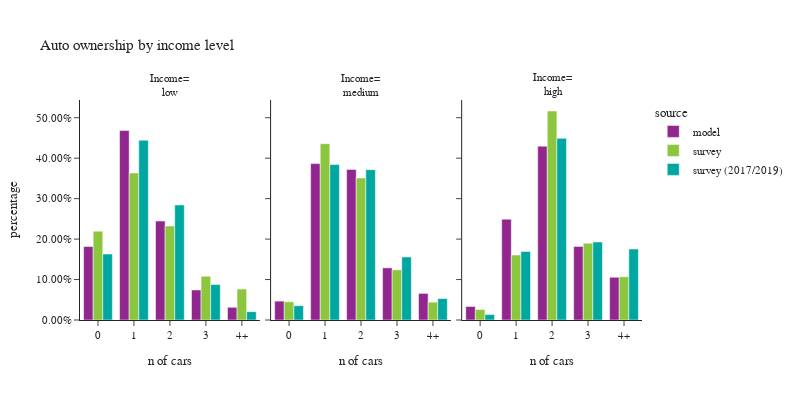

Notebook code cell kept with this figure:
### Code cell
plot_auto(hh,'hhincome_4group','income level', 'Income')

### Figure 1 — Plotly figure (JSON) as saved in the notebook; plotly's stock layout.template omitted (floating-point values rounded to 4 significant figures)
{"data": [{"alignmentgroup": "True", "customdata": [[78803], [203239], [106206], [32256], [13551]], "hovertemplate": "source=model<br>hhincome_4group=low<br>auto_ownership_simple=%{x}<br>percentage=%{y}<br>sample count=%{customdata[0]}<extra></extra>", "legendgroup": "model", "marker": {"color": "#91268F", "pattern": {"shape": ""}}, "name": "model", "offsetgroup": "model", "orientation": "v", "showlegend": true, "textposition": "auto", "type": "bar", "x": ["0", "1", "2", "3", "4+"], "xaxis": "x", "y": [0.1816, 0.4682, 0.2447, 0.07431, 0.03122], "yaxis": "y"}, {"alignmentgroup": "True", "customdata": [[20264], [167794], [161566], [55959], [28527]], "hovertemplate": "source=model<br>hhincome_4group=medium<br>auto_ownership_simple=%{x}<br>percentage=%{y}<br>sample count=%{customdata[0]}<extra></extra>", "legendgroup": "model", "marker": {"color": "#91268F", "pattern": {"shape": ""}}, "name": "model", "offsetgroup": "model", "orientation": "v", "showlegend": false, "textposition": "auto", "type": "bar", "x": ["0", "1", "2", "3", "4+"], "xaxis": "x2", "y": [0.04668, 0.3865, 0.3722, 0.1289, 0.06571], "yaxis": "y2"}, {"alignmentgroup": "True", "customdata": [[14516], [108186], [186517], [78981], [45828]], "hovertemplate": "source=model<br>hhincome_4group=high<br>auto_ownership_simple=%{x}<br>percentage=%{y}<br>sample count=%{customdata[0]}<extra></extra>", "legendgroup": "model", "marker": {"color": "#91268F", "pattern": {"shape": ""}}, "name": "model", "offsetgroup": "model", "orientation": "v", "showlegend": false, "textposition": "auto", "type": "bar", "x": ["0", "1", "2", "3", "4+"], "xaxis": "x3", "y": [0.03344, 0.2493, 0.4297, 0.182, 0.1056], "yaxis": "y3"}, {"alignmentgroup": "True", "customdata": [[334], [531], [245], [64], [32]], "hovertemplate": "source=survey<br>hhincome_4group=low<br>auto_ownership_simple=%{x}<br>percentage=%{y}<br>sample count=%{customdata[0]}<extra></extra>", "legendgroup": "survey", "marker": {"color": "#8CC63E", "pattern": {"shape": ""}}, "name": "survey", "offsetgroup": "survey", "orientation": "v", "showlegend": true, "textposition": "auto", "type": "bar", "x": ["0", "1", "2", "3", "4+"], "xaxis": "x", "y": [0.2197, 0.3634, 0.2324, 0.1081, 0.07642], "yaxis": "y"}, {"alignmentgroup": "True", "customdata": [[112], [435], [216], [49], [22]], "hovertemplate": "source=survey<br>hhincome_4group=medium<br>auto_ownership_simple=%{x}<br>percentage=%{y}<br>sample count=%{customdata[0]}<extra></extra>", "legendgroup": "survey", "marker": {"color": "#8CC63E", "pattern": {"shape": ""}}, "name": "survey", "offsetgroup": "survey", "orientation": "v", "showlegend": false, "textposition": "auto", "type": "bar", "x": ["0", "1", "2", "3", "4+"], "xaxis": "x2", "y": [0.04508, 0.4358, 0.3511, 0.1238, 0.04412], "yaxis": "y2"}, {"alignmentgroup": "True", "customdata": [[82], [395], [358], [96], [42]], "hovertemplate": "source=survey<br>hhincome_4group=high<br>auto_ownership_simple=%{x}<br>percentage=%{y}<br>sample count=%{customdata[0]}<extra></extra>", "legendgroup": "survey", "marker": {"color": "#8CC63E", "pattern": {"shape": ""}}, "name": "survey", "offsetgroup": "survey", "orientation": "v", "showlegend": false, "textposition": "auto", "type": "bar", "x": ["0", "1", "2", "3", "4+"], "xaxis": "x3", "y": [0.02606, 0.1605, 0.5166, 0.1899, 0.107], "yaxis": "y3"}, {"alignmentgroup": "True", "customdata": [[606], [1052], [363], [72], [24]], "hovertemplate": "source=survey (2017/2019)<br>hhincome_4group=low<br>auto_ownership_simple=%{x}<br>percentage=%{y}<br>sample count=%{customdata[0]}<extra></extra>", "legendgroup": "survey (2017/2019)", "marker": {"color": "#00A7A0", "pattern": {"shape": ""}}, "name": "survey (2017/2019)", "offsetgroup": "survey (2017/2019)", "orientation": "v", "showlegend": true, "textposition": "auto", "type": "bar", "x": ["0", "1", "2", "3", "4+"], "xaxis": "x", "y": [0.163, 0.4443, 0.2844, 0.08769, 0.02065], "yaxis": "y"}, {"alignmentgroup": "True", "customdata": [[249], [907], [427], [86], [32]], "hovertemplate": "source=survey (2017/2019)<br>hhincome_4group=medium<br>auto_ownership_simple=%{x}<br>percentage=%{y}<br>sample count=%{customdata[0]}<extra></extra>", "legendgroup": "survey (2017/2019)", "marker": {"color": "#00A7A0", "pattern": {"shape": ""}}, "name": "survey (2017/2019)", "offsetgroup": "survey (2017/2019)", "orientation": "v", "showlegend": false, "textposition": "auto", "type": "bar", "x": ["0", "1", "2", "3", "4+"], "xaxis": "x2", "y": [0.03537, 0.3841, 0.3716, 0.1558, 0.05307], "yaxis": "y2"}, {"alignmentgroup": "True", "customdata": [[174], [749], [611], [134], [66]], "hovertemplate": "source=survey (2017/2019)<br>hhincome_4group=high<br>auto_ownership_simple=%{x}<br>percentage=%{y}<br>sample count=%{customdata[0]}<extra></extra>", "legendgroup": "survey (2017/2019)", "marker": {"color": "#00A7A0", "pattern": {"shape": ""}}, "name": "survey (2017/2019)", "offsetgroup": "survey (2017/2019)", "orientation": "v", "showlegend": false, "textposition": "auto", "type": "bar", "x": ["0", "1", "2", "3", "4+"], "xaxis": "x3", "y": [0.01336, 0.1695, 0.4489, 0.1928, 0.1754], "yaxis": "y3"}], "layout": {"annotations": [{"font": {}, "showarrow": false, "text": "Income=<br>low", "x": 0.16, "xanchor": "center", "xref": "paper", "y": 1.0, "yanchor": "bottom", "yref": "paper"}, {"font": {}, "showarrow": false, "text": "Income=<br>medium", "x": 0.5, "xanchor": "center", "xref": "paper", "y": 1.0, "yanchor": "bottom", "yref": "paper"}, {"font": {}, "showarrow": false, "text": "Income=<br>high", "x": 0.84, "xanchor": "center", "xref": "paper", "y": 1.0, "yanchor": "bottom", "yref": "paper"}], "barmode": "group", "font": {"size": 11}, "height": 400, "legend": {"title": {"text": "source"}, "tracegroupgap": 0}, "title": {"text": "Auto ownership by income level"}, "width": 800, "xaxis": {"anchor": "y", "domain": [0.0, 0.32], "title": {"text": "n of cars"}}, "xaxis2": {"anchor": "y2", "domain": [0.34, 0.66], "matches": "x", "title": {"text": "n of cars"}}, "xaxis3": {"anchor": "y3", "domain": [0.68, 1.0], "matches": "x", "title": {"text": "n of cars"}}, "yaxis": {"anchor": "x", "domain": [0.0, 1.0], "tickformat": ".2%", "title": {"text": "percentage"}}, "yaxis2": {"anchor": "x2", "domain": [0.0, 1.0], "matches": "y", "showticklabels": false, "tickformat": ".2%"}, "yaxis3": {"anchor": "x3", "domain": [0.0, 1.0], "matches": "y", "showticklabels": false, "tickformat": ".2%"}}}
